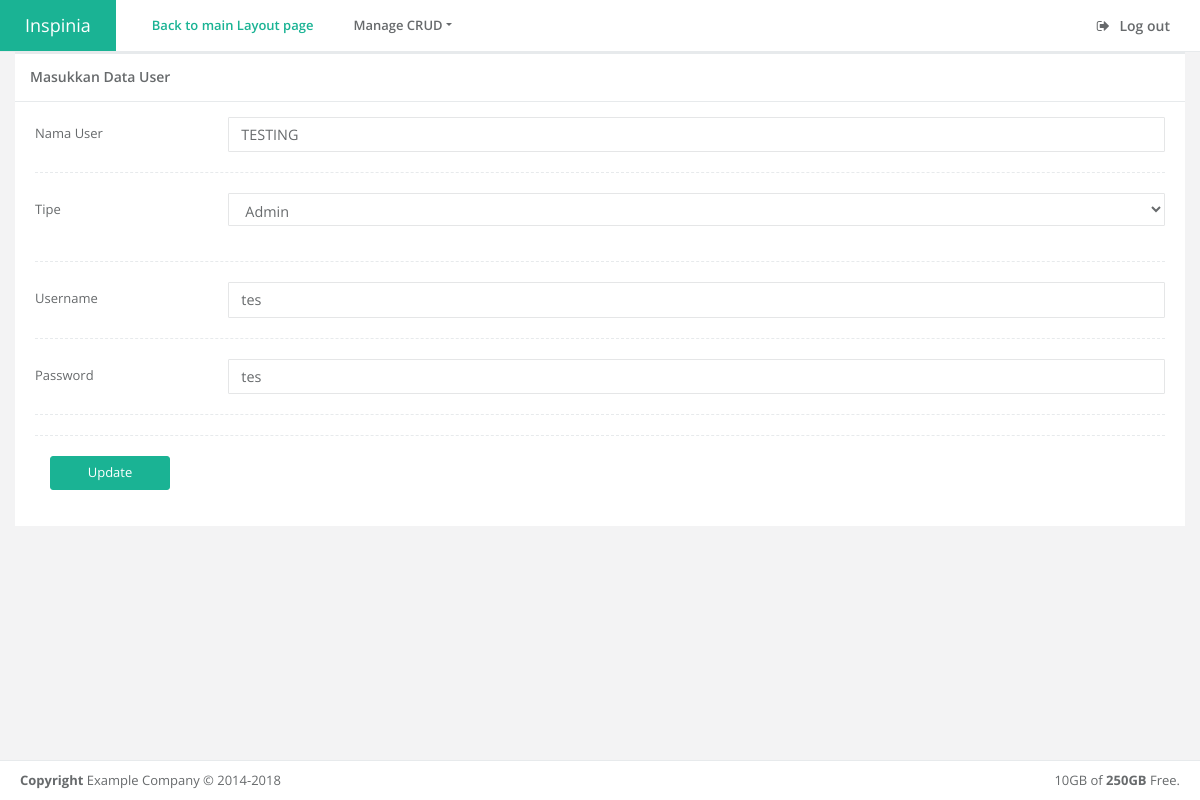
/views/edit_user_view.php?id=1, run on the app's committed database.
### tables this page shows
CREATE TABLE IF NOT EXISTS `user` (
  `id` int(11) NOT NULL AUTO_INCREMENT,
  `username` varchar(250) NOT NULL DEFAULT '0',
  `password` varchar(250) NOT NULL DEFAULT '0',
  `nama` varchar(250) DEFAULT NULL,
  `id_level` int(11) NOT NULL DEFAULT '0',
  PRIMARY KEY (`id`)
);

### views/edit_user_view.php (the view, shortened to what this page needs)
<?php
include '../config/koneksi.php';
$id = $_GET['id'];
?>
<!DOCTYPE html>
<html>
<head>
    <link href="../css/bootstrap.min.css" rel="stylesheet">
    <link href="../font-awesome/css/font-awesome.css" rel="stylesheet">
    <link href="../css/animate.css" rel="stylesheet">
    <link href="../css/style.css" rel="stylesheet">
</head>
<body class="top-navigation">
    <div id="wrapper">
        <div id="page-wrapper" class="gray-bg">
            <div class="row border-bottom white-bg">
                <nav class="navbar navbar-expand-lg navbar-static-top" role="navigation">
                    <a href="#" class="navbar-brand">Inspinia</a>
                    <div class="navbar-collapse collapse" id="navbar">
                        <ul class="nav navbar-nav mr-auto">
                            <li class="active">
                                <a aria-expanded="false" role="button" href="layouts.html"> Back to main Layout page</a>
                            </li>
                            <li class="dropdown">
                                <a aria-expanded="false" role="button" href="#" class="dropdown-toggle" data-toggle="dropdown"> Manage CRUD</a>
                            </li>
                        </ul>
                        <ul class="nav navbar-top-links navbar-right">
                            <li>
                                <a href="../action/login_controller.php?op=out">
                                    <i class="fa fa-sign-out"></i> Log out
                                </a>
                            </li>
                        </ul>
                    </div>
                </nav>
            </div>
            <div class="row">
                <div class="col-lg-12">
                    <div class="ibox ">
                        <div class="ibox-title">
                            <h5>Masukkan Data User</h5>
                        </div>
                        <?php
                        include '../config/koneksi.php';
                        $query2 = "select * from user where id = '$id'";
                        $output2 = $koneksi->query($query2);
                        $barang = $output2->fetch_array()
                        ?>
                        <div class="ibox-content">
                            <form method="POST" action="../action/action_update_user.php?id=<?php echo $id ?>" enctype="multipart/form-data">
                                <div class="form-group  row"><label class="col-sm-2 col-form-label">Nama User</label>
                                    <div class="col-sm-10"><input type="text" class="form-control" name="namauser" value="<?php echo $barang['nama'] ?>"></div>
                                </div>
                                <div class="hr-line-dashed"></div>
                                <div class="form-group row"><label class="col-sm-2 col-form-label">Tipe</label>
                                    <div class="col-sm-10"><select class="form-control m-b" name="level">
                                            <?php
                                            include '../config/koneksi.php';
                                            $query = "select * from level";
                                            $output = $koneksi->query($query);
                                            while ($data = $output->fetch_array()) {
                                            ?>
                                                <option value=<?php echo $data['id_level'] ?>><?php echo $data['nama_level'] ?></option>
                                            <?php } ?>
                                        </select>
                                    </div>
                                </div>
                                <div class="hr-line-dashed"></div>
                                <div class="form-group  row"><label class="col-sm-2 col-form-label">Username</label>
                                    <div class="col-sm-10"><input type="text" class="form-control" name="username" value="<?php echo $barang['username'] ?>"></div>
                                </div>
                                <div class="hr-line-dashed"></div>
                                <div class="form-group  row"><label class="col-sm-2 col-form-label">Password</label>
                                    <div class="col-sm-10"><input type="text" class="form-control" name="password" value="<?php echo $barang['password'] ?>"></div>
                                </div>
                                <div class=" hr-line-dashed"></div>
                                <div class="hr-line-dashed"></div>
                                <div class="form-group ">
                                    <div class="col-sm-4 col-sm-offset-2">
                                        <input type="submit" class="btn btn-w-m btn-primary" name="submit" value="Update">
                                    </div>
                                </div>
                            </form>
                        </div>
                    </div>
                </div>
            </div>
            <div class="footer">
                <div class="float-right">
                    10GB of <strong>250GB</strong> Free.
                </div>
                <div>
                    <strong>Copyright</strong> Example Company &copy; 2014-2018
                </div>
            </div>
        </div>
    </div>
</body>
</html>

### data on the page
user: namauser "TESTING", username "tes", password "tes"

### other printed values
form field level "Admin"
